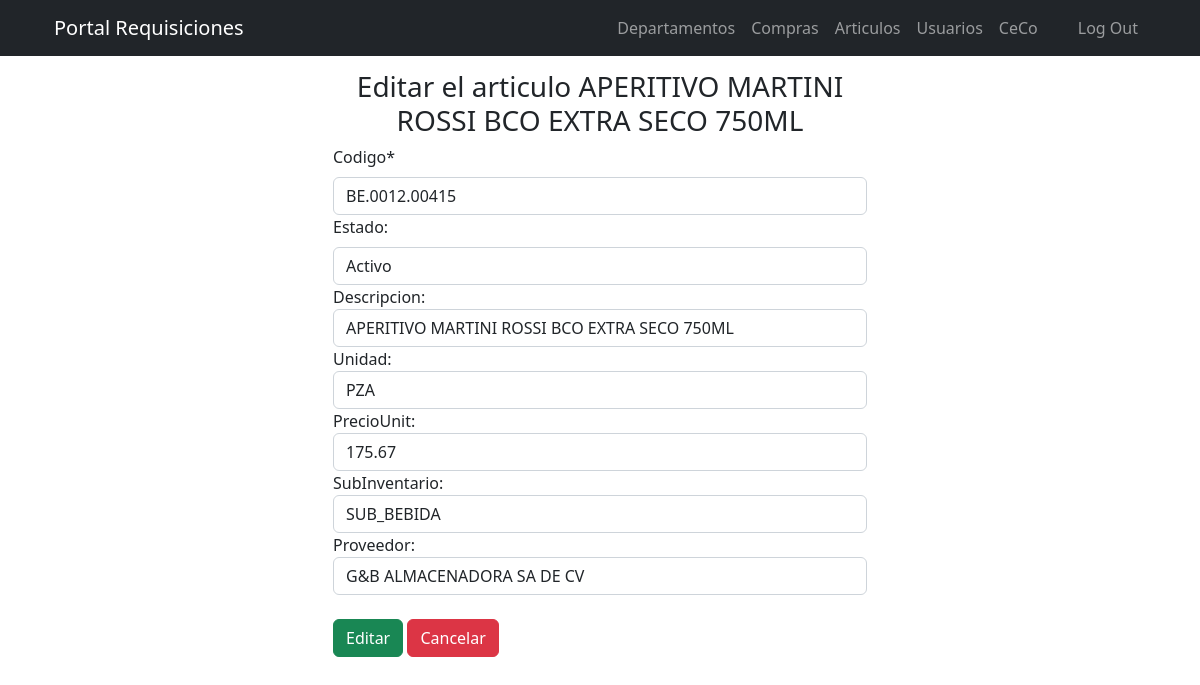
The page /includes/editar_art.php?id=59 (signed in) on the database its author committed.
### tables this page shows
CREATE TABLE `articulos` (
  `id` int(11) NOT NULL,
  `codigo` varchar(50) NOT NULL,
  `estado` int(11) NOT NULL,
  `descripcion` varchar(250) NOT NULL,
  `unidad` varchar(50) NOT NULL,
  `precio` float NOT NULL,
  `inventario` varchar(150) NOT NULL,
  `proveedor` varchar(250) NOT NULL
);

### includes/editar_art.php (the view, shortened to what this page needs)
<?php
$id = $_GET['id'];
include_once "header.php";
require_once ("db.php");
$consulta = "SELECT * FROM articulos WHERE id = $id";
$resultado = mysqli_query($conexion, $consulta);
$usuario = mysqli_fetch_assoc($resultado);
?>
<!DOCTYPE html>
<html lang="es-MX">
<head>
    <link rel="stylesheet" href="../../css/fontawesome-all.min.css">
	<link rel="stylesheet" href="../../css/estilo.css">
</head>
<body>
    <form  action="functions.php" method="POST">
        <div class="container">
            <div id="login-row" class="row justify-content-center align-items-center">
                <div id="login-column" class="col-md-6">
                    <div id="login-box" class="col-md-12">
                            <h3 class="text-center">Editar el articulo <?php echo $usuario ['descripcion']; ?></h3>
                            <div class="form-group">
                            <label for="" class="form-label">Codigo*</label>
                            <input type="text"  id="codigo" name="codigo" class="form-control" value ="<?php echo $usuario ['codigo']; ?>" required>
                            </div>
                            <div class="form-group">
                                  <label for="estado" class="form-label">Estado:</label>
                                  <select name="estado" id="estado" class="form-control" required >
                                  <option <?php echo $usuario ['estado']==='1' ? "selected='selected' ": "" ?> value="1">Activo</option>
                               </select>
                            </div>
                            <div class="form-group">
                                <label for="desc">Descripcion:</label><br>
                                <input type="text" name="descripcion" id="descripcion" class="form-control" value="<?php echo $usuario ['descripcion']; ?>" required>
                            </div>
                            <div class="form-group">
                                <label for="unit">Unidad:</label><br>
                                <input type="text" name="unidad" id="unidad" class="form-control" value="<?php echo $usuario ['unidad']; ?>" required>
                            </div>
                            <div class="form-group">
                                <label for="precio">PrecioUnit:</label><br>
                                <input type="number" name="precio" id="precio" class="form-control" value="<?php echo $usuario ['precio']; ?>" required>
                            </div>
                            <div class="form-group">
                                <label for="sub">SubInventario:</label><br>
                                <input type="text" name="inventario" id="inventario" class="form-control" value="<?php echo $usuario ['inventario']; ?>" required>
                            </div>
                            <div class="form-group">
                                <label for="prov">Proveedor:</label><br>
                                <input type="text" name="proveedor" id="proveedor" class="form-control" value="<?php echo $usuario ['proveedor']; ?>" required>
                            </div>
                               <br>
                                <div class="mb-3">
                                <button type="submit" class="btn btn-success" >Editar</button>
                               <a href="../views/articulos.php" class="btn btn-danger">Cancelar</a>
                            </div>
                            </div>
                            </div>
                        </form>
                    </div>
                </div>
</body>
</html>

### css/estilo.css (style rules this page uses)
body { padding-top: 70px; }

### rows shown on the page
articulos: descripcion "APERITIVO MARTINI ROSSI BCO EXTRA SECO 750ML", codigo "BE.0012.00415", estado "Activo", unidad "PZA", precio "175.67", inventario "SUB_BEBIDA", proveedor "G&B ALMACENADORA SA DE CV"
